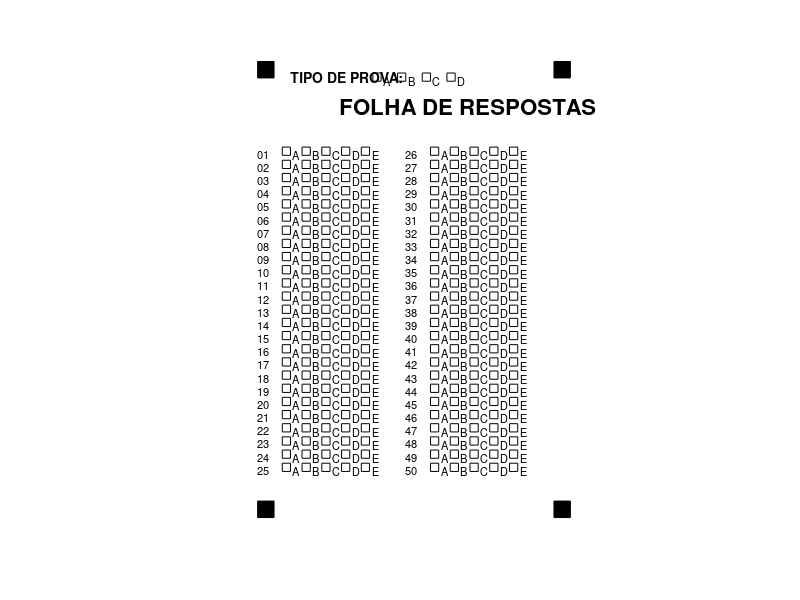

This figure's MATLAB source:
function gerarFR()

close all;
clc;

%% Configurações da folha

largura = 210;   % A4 (mm)
altura  = 297;

figure( ...
    'Color','white',...
    'Units','centimeters',...
    'Position',[1 1 21 29.7]);

axis([0 largura 0 altura]);
axis equal;
axis off;
hold on;

%% --------------------------------------------------
% Marcadores fiduciais
% --------------------------------------------------

fidSize = 10; % mm

fiduciais = [
    10, altura-20;
    largura-20, altura-20;
    10, 10;
    largura-20, 10
];

for k = 1:4

    rectangle( ...
        'Position',...
        [fiduciais(k,1),fiduciais(k,2),fidSize,fidSize],...
        'FaceColor','black');

end

%% --------------------------------------------------
% Tipo de Prova (A, B, C, D)
% --------------------------------------------------

tipoLabels = ['A','B','C','D'];
bolha = 5;
tipoROI = struct();

xBaseTipo = 80;
yTipo = 275;

for alt = 1:4
    x = xBaseTipo + (alt-1)*15;
    rectangle( ...
        'Position',[x,yTipo,bolha,bolha],...
        'EdgeColor','black',...
        'FaceColor','white');

    text(x+6.5,...
         yTipo+0.5,...
         tipoLabels(alt),...
         'FontSize',8,...
         'Color','black');

    tipoROI(alt).x = x;
    tipoROI(alt).y = yTipo;
    tipoROI(alt).w = bolha;
    tipoROI(alt).h = bolha;
end

text(30, yTipo+3, 'TIPO DE PROVA:', 'FontSize',10, 'FontWeight','bold','Color','black');

%% --------------------------------------------------
% Título
% --------------------------------------------------

text(60,260,...
    'FOLHA DE RESPOSTAS',...
    'FontSize',16,...
    'FontWeight','bold',...
    'Color','black');

%% --------------------------------------------------
% Questões
% --------------------------------------------------

alternativas = ['A','B','C','D','E'];
ROI = struct();
q = 1;

for coluna = 1:2
    if coluna == 1
        xBase = 25;
        qIni = 1;
        qFim = 25;
    else
        xBase = 115;
        qIni = 26;
        qFim = 50;
    end

    for questao = qIni:qFim
        linha = questao - qIni;
        y = 230 - linha*8;

        text(xBase-15,...
             y+1,...
             sprintf('%02d',questao),...
             'FontSize',8,...
             'Color','black');

        for alt = 1:5
            x = xBase + (alt-1)*12;
            rectangle( ...
                'Position',[x,y,bolha,bolha],...
                'EdgeColor','black',...
                'FaceColor','white');

            text(x+6.5,...
                 y+0.5,...
                 alternativas(alt),...
                 'FontSize',8,...
                 'Color','black');

            ROI(questao,alt).x = x;
            ROI(questao,alt).y = y;
            ROI(questao,alt).w = bolha;
            ROI(questao,alt).h = bolha;
        end
        q = q + 1;
    end
end

%% --------------------------------------------------
% Salvar PDF
% --------------------------------------------------

exportgraphics(gcf,...
    'FolhaResposta.pdf',...
    'ContentType','vector');

%% --------------------------------------------------
% Salvar coordenadas
% --------------------------------------------------

save( ...
    'layoutFR.mat',...
    'ROI',...
    'tipoROI',...
    'fiduciais');

fprintf('FolhaResposta.pdf gerada com sucesso.\n');
fprintf('layoutFR.mat salvo com sucesso.\n');

end
